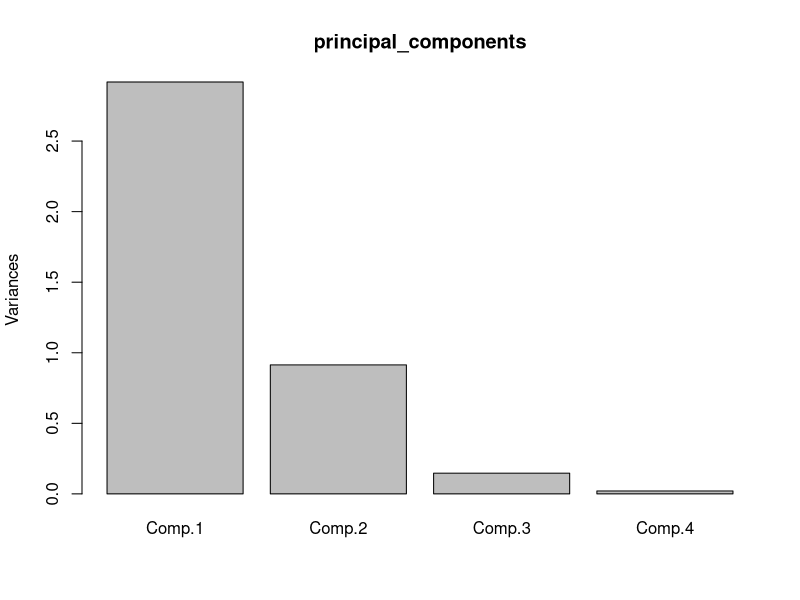
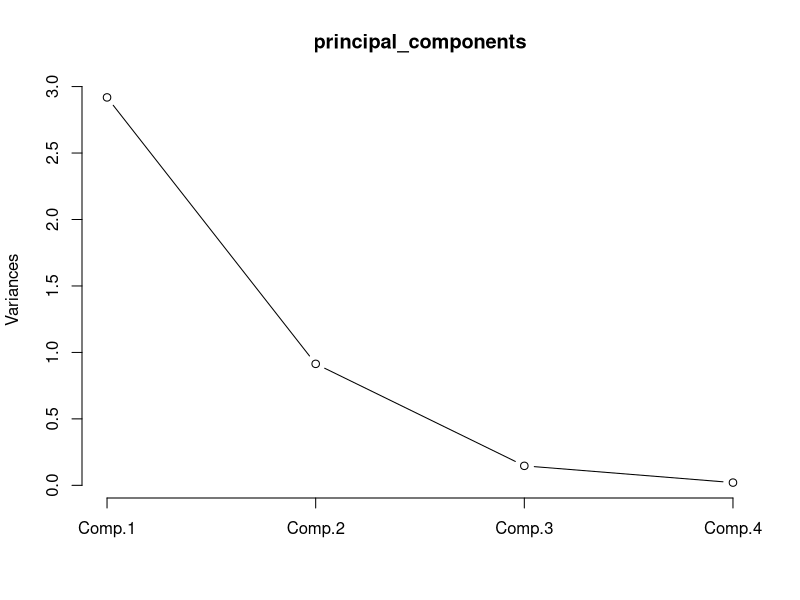
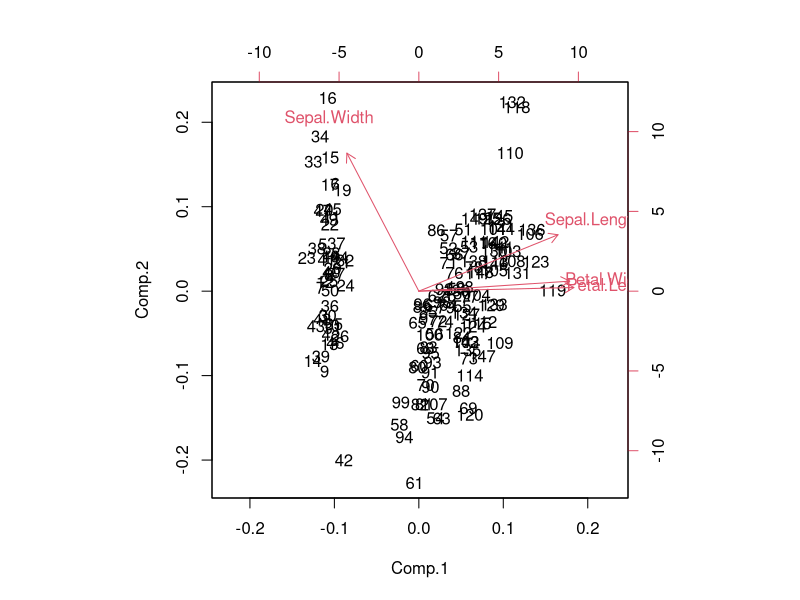
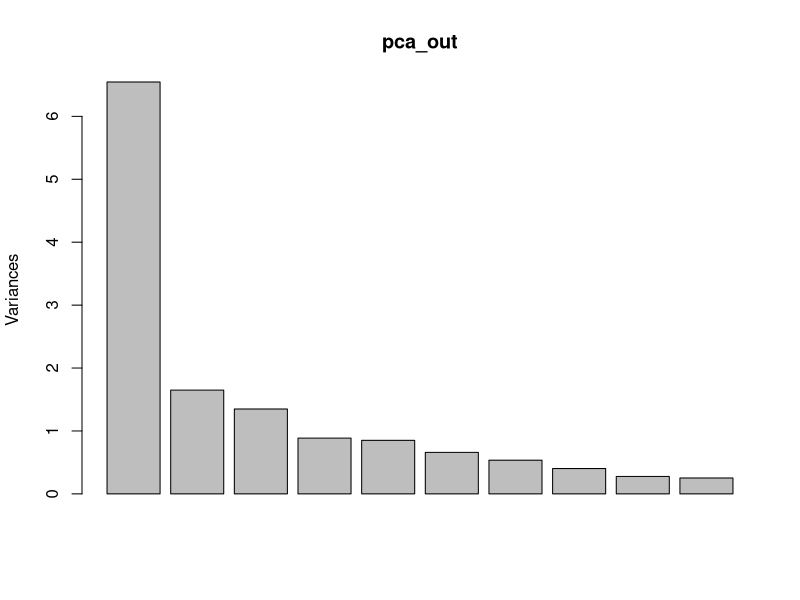

R code for these plots, in order:
#PCA with iris dataset

data("iris")
head(iris)


#creating another dataset from iris dataset that contains the columns from 1 to 4

irisdata1 <- iris[, 1:4]

irisdata1

head(irisdata1)

principal_components <- princomp(irisdata1, cor = TRUE, score = TRUE)

#cor = a logical value indicating whether the calculation should
#use the correlation matrix or the covariance matrix.
#The correlation matrix can only be used if there are no constant variables.
#score = a logical value indicating whether the score on
#each principal component should be calculated

summary(principal_components)

#Four principal components because the input data has four differnet features
#1 and 2 represent 95%

plot(principal_components)

plot(principal_components, type = "l")

help("biplot")
biplot(principal_components)



#Boston dataset
install.packages("MASS")
data(Boston, package = "MASS")

#prcomp() computes the principal components

pca_out <- prcomp(Boston, scale = T)

pca_out

plot(pca_out)